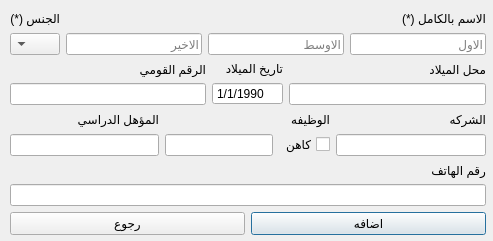
<?xml version="1.0" encoding="UTF-8"?>
<ui version="4.0">
 <class>AddPerson</class>
 <widget class="QDialog" name="AddPerson">
  <property name="geometry">
   <rect>
    <x>0</x>
    <y>0</y>
    <width>493</width>
    <height>241</height>
   </rect>
  </property>
  <property name="sizePolicy">
   <sizepolicy hsizetype="Fixed" vsizetype="Fixed">
    <horstretch>0</horstretch>
    <verstretch>0</verstretch>
   </sizepolicy>
  </property>
  <property name="minimumSize">
   <size>
    <width>493</width>
    <height>241</height>
   </size>
  </property>
  <property name="maximumSize">
   <size>
    <width>493</width>
    <height>241</height>
   </size>
  </property>
  <property name="windowTitle">
   <string>اضافه شخص</string>
  </property>
  <property name="layoutDirection">
   <enum>Qt::RightToLeft</enum>
  </property>
  <property name="locale">
   <locale language="Arabic" country="Egypt"/>
  </property>
  <widget class="QWidget" name="layoutWidget">
   <property name="geometry">
    <rect>
     <x>10</x>
     <y>10</y>
     <width>476</width>
     <height>225</height>
    </rect>
   </property>
   <layout class="QVBoxLayout" name="verticalLayout_9">
    <item>
     <layout class="QHBoxLayout" name="horizontalLayout_5">
      <item>
       <layout class="QVBoxLayout" name="verticalLayout">
        <item>
         <widget class="QLabel" name="label">
          <property name="text">
           <string>الاسم بالكامل (*)</string>
          </property>
         </widget>
        </item>
        <item>
         <layout class="QHBoxLayout" name="horizontalLayout">
          <item>
           <widget class="QLineEdit" name="lineEdit_personName">
            <property name="layoutDirection">
             <enum>Qt::RightToLeft</enum>
            </property>
            <property name="locale">
             <locale language="Arabic" country="Egypt"/>
            </property>
            <property name="text">
             <string/>
            </property>
            <property name="maxLength">
             <number>50</number>
            </property>
            <property name="placeholderText">
             <string>الاول</string>
            </property>
            <property name="clearButtonEnabled">
             <bool>false</bool>
            </property>
           </widget>
          </item>
          <item>
           <widget class="QLineEdit" name="lineEdit_personName_2">
            <property name="layoutDirection">
             <enum>Qt::RightToLeft</enum>
            </property>
            <property name="locale">
             <locale language="Arabic" country="Egypt"/>
            </property>
            <property name="text">
             <string/>
            </property>
            <property name="maxLength">
             <number>50</number>
            </property>
            <property name="placeholderText">
             <string>الاوسط</string>
            </property>
           </widget>
          </item>
          <item>
           <widget class="QLineEdit" name="lineEdit_personName_3">
            <property name="layoutDirection">
             <enum>Qt::RightToLeft</enum>
            </property>
            <property name="locale">
             <locale language="Arabic" country="Egypt"/>
            </property>
            <property name="text">
             <string/>
            </property>
            <property name="maxLength">
             <number>50</number>
            </property>
            <property name="placeholderText">
             <string>الاخير</string>
            </property>
           </widget>
          </item>
         </layout>
        </item>
       </layout>
      </item>
      <item>
       <layout class="QVBoxLayout" name="verticalLayout_8">
        <item>
         <widget class="QLabel" name="label_10">
          <property name="text">
           <string>الجنس (*)</string>
          </property>
         </widget>
        </item>
        <item>
         <widget class="QComboBox" name="comboBox_gender">
          <property name="layoutDirection">
           <enum>Qt::RightToLeft</enum>
          </property>
          <property name="locale">
           <locale language="Arabic" country="Egypt"/>
          </property>
          <property name="currentText">
           <string/>
          </property>
          <property name="currentIndex">
           <number>-1</number>
          </property>
          <item>
           <property name="text">
            <string>ذكر</string>
           </property>
          </item>
          <item>
           <property name="text">
            <string>انثي</string>
           </property>
          </item>
         </widget>
        </item>
       </layout>
      </item>
     </layout>
    </item>
    <item>
     <layout class="QHBoxLayout" name="horizontalLayout_3">
      <item>
       <layout class="QVBoxLayout" name="verticalLayout_10">
        <item>
         <widget class="QLabel" name="label_2">
          <property name="text">
           <string>محل الميلاد</string>
          </property>
         </widget>
        </item>
        <item>
         <widget class="QLineEdit" name="lineEdit_birthPlace">
          <property name="layoutDirection">
           <enum>Qt::RightToLeft</enum>
          </property>
          <property name="locale">
           <locale language="Arabic" country="Egypt"/>
          </property>
          <property name="text">
           <string/>
          </property>
          <property name="maxLength">
           <number>30</number>
          </property>
         </widget>
        </item>
       </layout>
      </item>
      <item>
       <layout class="QVBoxLayout" name="verticalLayout_7">
        <item>
         <widget class="QLabel" name="label_3">
          <property name="text">
           <string>تاريخ الميلاد</string>
          </property>
         </widget>
        </item>
        <item>
         <widget class="QDateEdit" name="dateEdit_birthDate">
          <property name="layoutDirection">
           <enum>Qt::LeftToRight</enum>
          </property>
          <property name="locale">
           <locale language="English" country="UnitedStates"/>
          </property>
          <property name="wrapping">
           <bool>true</bool>
          </property>
          <property name="buttonSymbols">
           <enum>QAbstractSpinBox::NoButtons</enum>
          </property>
          <property name="showGroupSeparator" stdset="0">
           <bool>false</bool>
          </property>
          <property name="currentSection">
           <enum>QDateTimeEdit::DaySection</enum>
          </property>
          <property name="displayFormat">
           <string>d/M/yyyy</string>
          </property>
          <property name="calendarPopup">
           <bool>false</bool>
          </property>
          <property name="date">
           <date>
            <year>1990</year>
            <month>1</month>
            <day>1</day>
           </date>
          </property>
         </widget>
        </item>
       </layout>
      </item>
      <item>
       <layout class="QVBoxLayout" name="verticalLayout_6">
        <item>
         <widget class="QLabel" name="label_4">
          <property name="text">
           <string>الرقم القومي</string>
          </property>
         </widget>
        </item>
        <item>
         <widget class="QLineEdit" name="lineEdit_natId">
          <property name="layoutDirection">
           <enum>Qt::RightToLeft</enum>
          </property>
          <property name="locale">
           <locale language="Arabic" country="Egypt"/>
          </property>
          <property name="text">
           <string/>
          </property>
          <property name="maxLength">
           <number>14</number>
          </property>
         </widget>
        </item>
       </layout>
      </item>
     </layout>
    </item>
    <item>
     <layout class="QHBoxLayout" name="horizontalLayout_6">
      <item>
       <layout class="QVBoxLayout" name="verticalLayout_5">
        <item>
         <widget class="QLabel" name="label_8">
          <property name="text">
           <string>الشركه</string>
          </property>
         </widget>
        </item>
        <item>
         <widget class="QLineEdit" name="lineEdit_company">
          <property name="layoutDirection">
           <enum>Qt::RightToLeft</enum>
          </property>
          <property name="locale">
           <locale language="Arabic" country="Egypt"/>
          </property>
          <property name="text">
           <string/>
          </property>
          <property name="maxLength">
           <number>30</number>
          </property>
         </widget>
        </item>
       </layout>
      </item>
      <item>
       <layout class="QVBoxLayout" name="verticalLayout_4">
        <item>
         <widget class="QLabel" name="label_7">
          <property name="text">
           <string>الوظيفه</string>
          </property>
         </widget>
        </item>
        <item>
         <layout class="QHBoxLayout" name="horizontalLayout_2">
          <item>
           <widget class="QCheckBox" name="checkBox">
            <property name="text">
             <string>كاهن</string>
            </property>
           </widget>
          </item>
          <item>
           <widget class="QLineEdit" name="lineEdit_jobTitle">
            <property name="layoutDirection">
             <enum>Qt::RightToLeft</enum>
            </property>
            <property name="locale">
             <locale language="Arabic" country="Egypt"/>
            </property>
            <property name="text">
             <string/>
            </property>
            <property name="maxLength">
             <number>30</number>
            </property>
           </widget>
          </item>
         </layout>
        </item>
       </layout>
      </item>
      <item>
       <layout class="QVBoxLayout" name="verticalLayout_3">
        <item>
         <widget class="QLabel" name="label_6">
          <property name="text">
           <string>المؤهل الدراسي</string>
          </property>
         </widget>
        </item>
        <item>
         <widget class="QLineEdit" name="lineEdit_education">
          <property name="layoutDirection">
           <enum>Qt::RightToLeft</enum>
          </property>
          <property name="locale">
           <locale language="Arabic" country="Egypt"/>
          </property>
          <property name="text">
           <string/>
          </property>
          <property name="maxLength">
           <number>30</number>
          </property>
         </widget>
        </item>
       </layout>
      </item>
     </layout>
    </item>
    <item>
     <layout class="QVBoxLayout" name="verticalLayout_2">
      <item>
       <widget class="QLabel" name="label_5">
        <property name="text">
         <string>رقم الهاتف</string>
        </property>
       </widget>
      </item>
      <item>
       <widget class="QLineEdit" name="lineEdit_mobId">
        <property name="layoutDirection">
         <enum>Qt::RightToLeft</enum>
        </property>
        <property name="locale">
         <locale language="Arabic" country="Egypt"/>
        </property>
        <property name="text">
         <string/>
        </property>
        <property name="maxLength">
         <number>11</number>
        </property>
       </widget>
      </item>
     </layout>
    </item>
    <item>
     <layout class="QHBoxLayout" name="horizontalLayout_4">
      <item>
       <widget class="QPushButton" name="pushButton_addPerson">
        <property name="text">
         <string>اضافه</string>
        </property>
       </widget>
      </item>
      <item>
       <widget class="QPushButton" name="pushButton_mainWinReturn">
        <property name="text">
         <string>رجوع</string>
        </property>
       </widget>
      </item>
     </layout>
    </item>
   </layout>
  </widget>
 </widget>
 <resources/>
 <connections/>
</ui>
